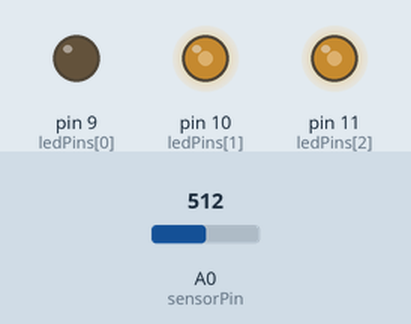
A sketch run on a simulated Arduino Uno, built with avr-gcc and run on an emulated ATmega328P. On the bench: output pins drawn as LEDs (lit = HIGH). The test bench sets the inputs (shaded band); at power-on: A0 (sensorPin) = 512.

Above: at 1.2 s.
1.3 s: A0 (sensorPin) set to 716
At 1.7 s:
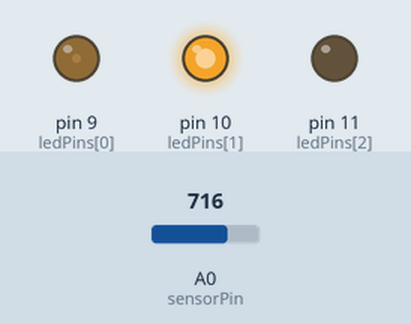
2.8 s: A0 (sensorPin) set to 900
At 4.0 s:
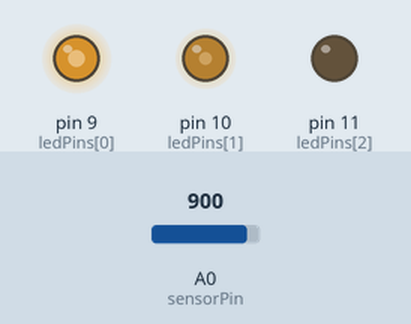
4.3 s: A0 (sensorPin) set to 1023
At 5.2 s:
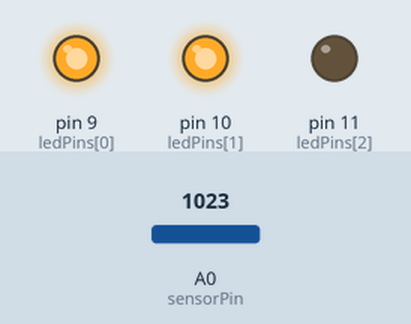
5.8 s: A0 (sensorPin) set to 306
At 6.3 s:
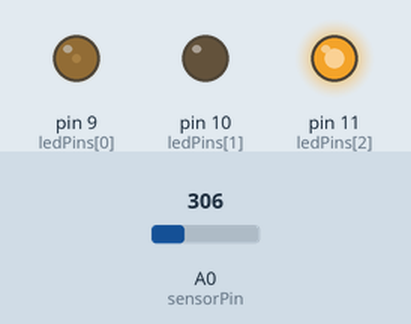
7.3 s: A0 (sensorPin) set to 245
At 8.7 s:
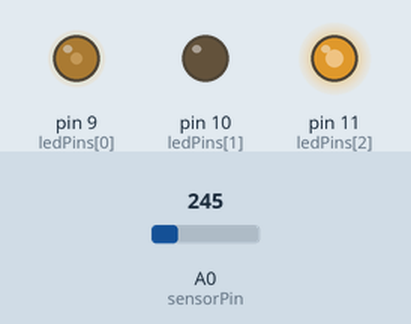
Timing chart, 0 to 9.8 s (numbered marks = the images above; inputs shaded):
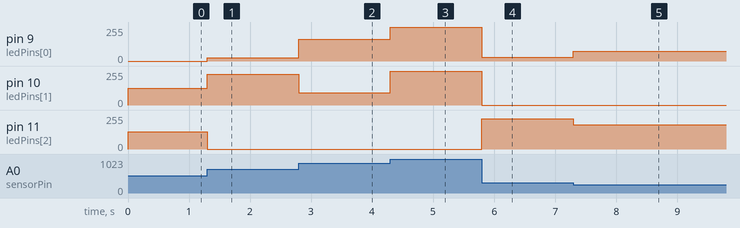

Measured:
- after the input at 1.3 s, pin 9 (ledPins[0]): 0/255 → 24/255 at once; pin 10 (ledPins[1]): 126/255 → 231/255 at once; pin 11 (ledPins[2]): 129/255 → 0/255 at once
- after the input at 2.8 s, pin 9 (ledPins[0]): 24/255 → 162/255 at once; pin 10 (ledPins[1]): 231/255 → 93/255 at once
- after the input at 4.3 s, pin 9 (ledPins[0]): 162/255 → 255/255 at once; pin 10 (ledPins[1]): 93/255 → 255/255 at once
- after the input at 5.8 s, pin 9 (ledPins[0]): 255/255 → 27/255 at once; pin 10 (ledPins[1]): 255/255 → 0/255 at once; pin 11 (ledPins[2]): 0/255 → 228/255 at once
- after the input at 7.3 s, pin 9 (ledPins[0]): 27/255 → 72/255 at once; pin 11 (ledPins[2]): 228/255 → 183/255 at once

The sketch:

Circuit_06.ino
```cpp
/*
SparkFun Inventor's Kit
Example sketch 06

PHOTO RESISTOR

  Use a photoresistor (light sensor) to control the brightness
  of a LED.

Hardware connections:

  Photo resistor:

    Connect one side of the photoresistor to 5 Volts (5V).
    Connect the other side of the photoresistor to ANALOG pin 0.
    Connect a 10K resistor between ANALOG pin 0 and GND.

    This creates a voltage divider, with the photoresistor one
    of the two resistors. The output of the voltage divider
    (connected to A0) will vary with the light level.

  LED:

    Connect the positive side (long leg) of the LED to
    digital pin 9. (To vary the brightness, this pin must
    support PWM, which is indicated by "~" or "PWM" on the
    Arduino itself.)

    Connect the negative side of the LED (short leg) to a
    330 Ohm resistor.

    Connect the other side of the resistor to GND.

This sketch was written by SparkFun Electronics,
with lots of help from the Arduino community.
This code is completely free for any use.
Visit http://learn.sparkfun.com/products/2 for SIK information.
Visit http://www.arduino.cc to learn about the Arduino.

Version 2.0 6/2012 MDG
*/


// As usual, we'll create constants to name the pins we're using.
// This will make it easier to follow the code below.

const int sensorPin = 0;
int ledPins[] = {9,10,11};
int led_pin_length = 3;

// We'll also set up some global variables for the light level:

int lightLevel=0;
int high = 0;
int low = 1023;


void setup()
{
  // We'll set up the LED pin to be an output.
  // (We don't need to do anything special to use the analog input.)
  for(int i=0;i<led_pin_length;i++)
  {
    pinMode(ledPins[i], OUTPUT);
  }
}


void loop()
{
  // Just as we've done in the past, we'll use the analogRead()
  // function to measure the voltage coming from the photoresistor
  // resistor pair. This number can range between 0 (0 Volts) and
  // 1023 (5 Volts), but this circuit will have a smaller range
  // between dark and light.

  lightLevel = analogRead(sensorPin);

  // We now want to use this number to control the brightness of
  // the LED. But we have a problem: the analogRead() function
  // returns values between 0 and 1023, and the analogWrite()
  // function wants values from 0 to 255.

  // We can solve this by using two handy functions called map()
  // and constrain(). Map will change one range of values into
  // another range. If we tell map() our "from" range is 0-1023,
  // and our "to" range is 0-255, map() will squeeze the larger
  // range into the smaller. (It can do this for any two ranges.)

  // lightLevel = map(lightLevel, 0, 1023, 0, 255);

  // Because map() could still return numbers outside the "to"
  // range, (if they're outside the "from" range), we'll also use
  // a function called constrain() that will "clip" numbers into
  // a given range. If the number is above the range, it will reset
  // it to be the highest number in the range. If the number is
  // below the range, it will reset it to the lowest number.
  // If the number is within the range, it will stay the same.

  // lightLevel = constrain(lightLevel, 0, 255);

  // Here's one last thing to think about. The circuit we made
  // won't have a range all the way from 0 to 5 Volts. It will
  // be a smaller range, such as 300 (dark) to 800 (light).
  // If we just pass this number directly to map(), the LED will
  // change brightness, but it will never be completely off or
  // completely on.

  // You can fix this two ways, each of which we'll show
  // in the functions below. Uncomment ONE of them to
  // try it out:

  manualTune();  // manually change the range from light to dark

  //autoTune();  // have the Arduino do the work for us!

  // The above functions will alter lightLevel to be cover the
  // range from full-on to full-off. Now we can adjust the
  // brightness of the LED:
  lightLevel = map(lightLevel,0,255,0,768);
  showRGB(lightLevel);

  // The above statement will brighten the LED along with the
  // light level. To do the opposite, replace "lightLevel" in the
  // above analogWrite() statement with "255-lightLevel".
  // Now you've created a night-light!
}


void manualTune()
{
  // As we mentioned above, the light-sensing circuit we built
  // won't have a range all the way from 0 to 1023. It will likely
  // be more like 300 (dark) to 800 (light). If you run this sketch
  // as-is, the LED won't fully turn off, even in the dark.

  // You can accommodate the reduced range by manually
  // tweaking the "from" range numbers in the map() function.
  // Here we're using the full range of 0 to 1023.
  // Try manually changing this to a smaller range (300 to 800
  // is a good guess), and try it out again. If the LED doesn't
  // go completely out, make the low number larger. If the LED
  // is always too bright, make the high number smaller.

  // Remember you're JUST changing the 0, 1023 in the line below!

  lightLevel = map(lightLevel, 0, 1023, 0, 255);
  lightLevel = constrain(lightLevel, 0, 255);

  // Now we'll return to the main loop(), and send lightLevel
  // to the LED.
}


void autoTune()
{
  // As we mentioned above, the light-sensing circuit we built
  // won't have a range all the way from 0 to 1023. It will likely
  // be more like 300 (dark) to 800 (light).

  // In the manualTune() function above, you need to repeatedly
  // change the values and try the program again until it works.
  // But why should you have to do that work? You've got a
  // computer in your hands that can figure things out for itself!

  // In this function, the Arduino will keep track of the highest
  // and lowest values that we're reading from analogRead().

  // If you look at the top of the sketch, you'll see that we've
  // initialized "low" to be 1023. We'll save anything we read
  // that's lower than that:

  if (lightLevel < low)
  {
    low = lightLevel;
  }

  // We also initialized "high" to be 0. We'll save anything
  // we read that's higher than that:

  if (lightLevel > high)
  {
    high = lightLevel;
  }

  // Once we have the highest and lowest values, we can stick them
  // directly into the map() function. No manual tweaking needed!

  // One trick we'll do is to add a small offset to low and high,
  // to ensure that the LED is fully-off and fully-on at the limits
  // (otherwise it might flicker a little bit).

  lightLevel = map(lightLevel, low+30, high-30, 0, 255);
  lightLevel = constrain(lightLevel, 0, 255);

  // Now we'll return to the main loop(), and send lightLevel
  // to the LED.
}

void showRGB(int color)
{
  int redIntensity;
  int greenIntensity;
  int blueIntensity;

  // Here we'll use an "if / else" statement to determine which
  // of the three (R,G,B) zones x falls into. Each of these zones
  // spans 255 because analogWrite() wants a number from 0 to 255.

  // In each of these zones, we'll calculate the brightness
  // for each of the red, green, and blue LEDs within the RGB LED.

  if (color <= 255)          // zone 1
  {
    redIntensity = 255 - color;    // red goes from on to off
    greenIntensity = color;        // green goes from off to on
    blueIntensity = 0;             // blue is always off
  }
  else if (color <= 511)     // zone 2
  {
    redIntensity = 0;                     // red is always off
    greenIntensity = 255 - (color - 256); // green on to off
    blueIntensity = (color - 256);        // blue off to on
  }
  else // color >= 512       // zone 3
  {
    redIntensity = (color - 512);         // red off to on
    greenIntensity = 0;                   // green is always off
    blueIntensity = 255 - (color - 512);  // blue on to off
  }

  // Now that the brightness values have been set, command the LED
  // to those values
  analogWrite(ledPins[0], redIntensity);
  analogWrite(ledPins[1], blueIntensity);
  analogWrite(ledPins[2], greenIntensity);
}
```
